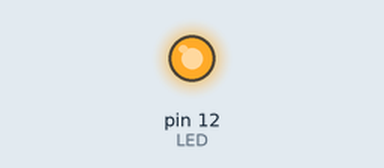
A program run on a simulated Raspberry Pi (header pin numbers). Parts: output pins drawn as LEDs (lit = HIGH).

Above: at 0.1 s.
Timing chart, 0 to 1.6 s (numbered marks = the images above):
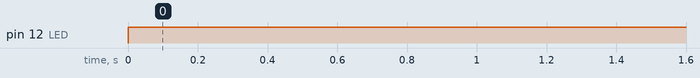

Measured:
- by itself, pin 12 (LED): LOW → HIGH at 0.00 s

The program:

PWM.py
```python
import RPi.GPIO as GPIO
import time

GPIO.setmode(GPIO.BOARD)
GPIO.setwarnings(False)
LED = 12

def main():
    # Duty 1-100
    Duty= 100
    GPIO.setup(LED, GPIO.OUT)

    PWMLED= GPIO.PWM(LED, 60)
    PWMLED.start(0)

    while True:
        PWMLED.ChangeDutyCycle(Duty)

if __name__ == '__main__':
    main()
```
